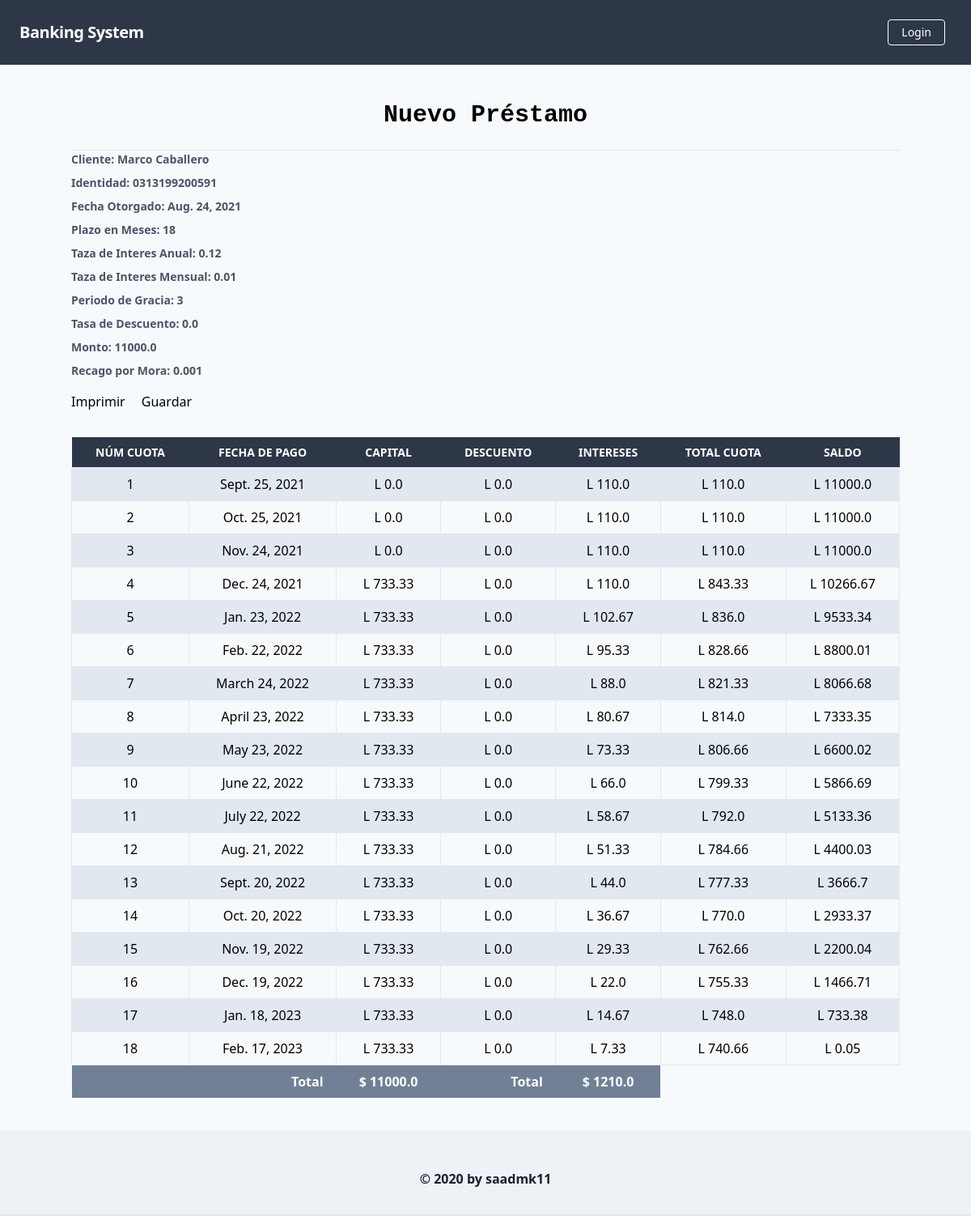
The app's page /prestamos/prestamos/mostrar/ with its own data.
### prestamos/models.py (models this page shows)
class Temp_Datos_prestamos(models.Model):
    id_persona = models.CharField(max_length=15)
    nombre_cliente = models.CharField(max_length=50)
    fecha_otorgado = models.DateField()
    plazo_meses = models.IntegerField()
    taza_mensual = models.FloatField()
    Intereses = models.FloatField()
    Periodo_Gracia = models.IntegerField()
    Taza_Descuento = models.FloatField()
    Monto = models.FloatField()

class Variables_Generales(models.Model):
    variable = models.CharField(max_length=50)
    valor = models.CharField(max_length=50)

class Temp_Acciones_Prestamos(models.Model):
    num_cuota = models.IntegerField()
    fecha_cuota = models.DateField()
    capital = models.FloatField()
    Descuento = models.FloatField()
    Intereses = models.FloatField()
    total_cuota = models.FloatField()
    saldo = models.FloatField()

### prestamos/views.py (the view)
# urls.py: path("prestamos/mostrar/", mostra_prestamp.as_view()),
class mostra_prestamp(ListView):
    template_name = 'transactions/Prestamos_mostrar.html'
    model = Temp_Acciones_Prestamos
    def get_context_data(self, **kwargs):
        context = super().get_context_data(**kwargs)
        info= Temp_Datos_prestamos.objects.all()
        prest= info[0]
        context.update({
            'Cliente': prest.nombre_cliente,
            'Identidad': prest.id_persona,
            'Fecha_O': prest.fecha_otorgado,
            'Plazo': prest.plazo_meses,
            'Tanual': prest.taza_mensual*12,
            'Tmensual': prest.taza_mensual,
            'Pgracia': prest.Periodo_Gracia,
            'Descuento': prest.Taza_Descuento,
            'Monto':prest.Monto,
            'Intereses': prest.Intereses,
            'Mora': Variables_Generales.objects.get(variable="Interes_mora").valor
        })
        return  context
    def get_queryset(self):
        return Temp_Acciones_Prestamos.objects.all()

### templates/transactions/Prestamos_mostrar.html (shortened to what this page needs)
{% extends 'core/base.html' %}
{% block content %}
    <h1 class="font-mono font-bold text-3xl text-center pb-5 pt-10">Nuevo Préstamo</h1>
    <hr />
        <div class="mb-4">
            <label class="block text-gray-700 text-sm font-bold mb-2" for="amount">
                Cliente: {{Cliente}}
            </label>
            <label class="block text-gray-700 text-sm font-bold mb-2" for="amount">
                Identidad: {{ Identidad }}
            </label>
            <label class="block text-gray-700 text-sm font-bold mb-2" for="amount">
                Fecha Otorgado: {{ Fecha_O }}
            </label>
            <label class="block text-gray-700 text-sm font-bold mb-2" for="amount">
                Plazo en Meses: {{ Plazo }}
            </label>
            <label class="block text-gray-700 text-sm font-bold mb-2" for="amount">
                Taza de Interes Anual: {{ Tanual }}
            </label>
            <label class="block text-gray-700 text-sm font-bold mb-2" for="amount">
                Taza de Interes Mensual: {{ Tmensual }}
            </label>
            <label class="block text-gray-700 text-sm font-bold mb-2" for="amount">
                Periodo de Gracia: {{ Pgracia }}
            </label>
            <label class="block text-gray-700 text-sm font-bold mb-2" for="amount">
               Tasa de Descuento: {{ Descuento }}
            </label>
            <label class="block text-gray-700 text-sm font-bold mb-2" for="amount">
               Monto: {{ Monto }}
            </label>
            <label class="block text-gray-700 text-sm font-bold mb-2" for="amount">
               Recago por Mora: {{ Mora }}
            </label>
        </div>
         <a href="{% url 'prestamos:pdf' %}" class="block mt-4 lg:inline-block lg:mt-0 text-black hover:text-red mr-4">
                    Imprimir
         </a>
        <a href="{% url 'prestamos:guardar' %}" class="block mt-4 lg:inline-block lg:mt-0 text-black hover:text-red mr-4">
                    Guardar
         </a>
    <table class="table-auto mx-auto w-full mt-8">
        <thead class="bg-gray-800 text-white">
        <tr class="uppercase font-semibold text-sm">
            <th class="px-4 py-2">Núm Cuota</th>
            <th class="px-4 py-2">Fecha de Pago</th>
            <th class="px-4 py-2">Capital</th>
            <th class="px-4 py-2">Descuento</th>
            <th class="px-4 py-2">Intereses</th>
            <th class="px-4 py-2">Total Cuota</th>
            <th class="px-4 py-2">Saldo</th>
        </tr>
        </thead>
        <tbody>
        {% for transaction in object_list %}
        <tr class="{% cycle 'bg-gray-300' 'bg-white-100' %}">
            <td class="border px-4 py-2 text-center">{{ transaction.num_cuota }}</td>
            <td class="border px-4 py-2 text-center">{{ transaction.fecha_cuota }}</td>
            <td class="border px-4 py-2 text-center">L {{ transaction.capital }}</td>
            <td class="border px-4 py-2 text-center">L {{ transaction.Descuento }}</td>
            <td class="border px-4 py-2 text-center">L {{ transaction.Intereses }}</td>
            <td class="border px-4 py-2 text-center">L {{ transaction.total_cuota }}</td>
            <td class="border px-4 py-2 text-center">L {{ transaction.saldo }}</td>
        </tr>
        {% endfor %}
        <tr class="bg-gray-600 text-white">
            <th class="px-4 py-2 text-right" colspan="2"> Total</th>
            <th class="px-4 py-2 text-center">$ {{ Monto }}</th>
            <th class="px-4 py-2 text-right" colspan="1"> Total</th>
            <th class="px-4 py-2 text-center">$ {{ Intereses }}</th>
        </tr>
        </tbody>
    </table>
{% endblock %}

### templates/core/base.html (shortened to what this page needs)
{% load static %}
<!DOCTYPE html>
<html lang="en">
    <head>
        <link href="https://unpkg.com/tailwindcss@^1.0/dist/tailwind.min.css" rel="stylesheet">
    </head>
    <body class="bg-gray-100">
        {% block body %}
            {% include 'core/navbar.html' %}
            <div class="lg:container lg:mx-auto">
                {% block content %}{% endblock %}
            </div>
            {% include 'core/footer.html' %}
        {% endblock %}
    </body>
</html>

### templates/core/navbar.html (shortened to what this page needs)
<nav class="flex items-center justify-between flex-wrap bg-gray-800 p-6">
    <div class="flex items-center flex-shrink-0 text-white mr-6">
        <span class="font-semibold text-xl tracking-tight">Banking System</span>
    </div>
    <div class="w-full block flex-grow lg:flex lg:items-center lg:w-auto">
        {% if request.user.is_authenticated %}
            <div class="text-md lg:flex-grow">
                <a href="{% url 'prestamos:inicio' %}" class="block mt-4 lg:inline-block lg:mt-0 text-white hover:text-white mr-4">
                    Préstamos
                </a>
                <a href="{% url 'ahorros:index' %}" class="block mt-4 lg:inline-block lg:mt-0 text-white hover:text-white mr-4">
                    Ahorros
                </a>
                <a href="{% url 'acciones:index' %}" class="block mt-4 lg:inline-block lg:mt-0 text-white hover:text-white">
                    Acciones
                </a>
            </div>
            <div>
                <a href="{% url 'usuarios:user_logout' %}" class="inline-block font-medium text-sm px-4 py-2 leading-none border rounded text-white border-white hover:border-transparent hover:text-gray-800 hover:bg-white mt-4 lg:mt-0">Logout</a>
            </div>
        {% else %}
            <div>
                <a href="{% url 'usuarios:user_login' %}" class="mr-2 inline-block font-medium text-sm px-4 py-2 leading-none border rounded text-white border-white hover:border-transparent hover:text-gray-800 hover:bg-white mt-4 lg:mt-0">Login</a>
            </div>
        {% endif %}
    </div>
</nav>

### templates/core/footer.html
<footer class="footer bg-gray-200 relative pt-1 border-b-2 mt-10">
    <div class="container mx-auto px-6">
        <div class="mt-5 flex flex-col items-center">
            <div class="sm:w-2/3 text-center py-6">
                <p class="text-md text-gray-900 font-bold mb-2">
                    © 2020 by <a href="https://github.com/saadmk11" target="_blank">saadmk11</a>
                </p>
            </div>
        </div>
    </div>
</footer>

### records on screen
Temp_Datos_prestamos: nombre_cliente "Marco Caballero", id_persona "0313199200591", fecha_otorgado "Aug. 24, 2021", taza_mensual "0.01", Taza_Descuento "0.0", Monto "11000.0", Intereses "1210.0"
Variables_Generales: valor "0.001"

### other values on screen
{{ Plazo }} "18"
{{ Tanual }} "0.12"
{{ Pgracia }} "3"
